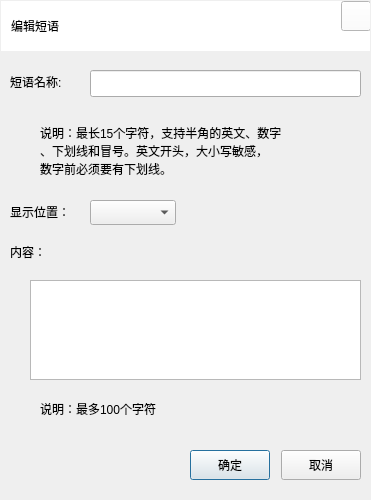
<?xml version="1.0" encoding="UTF-8"?>
<ui version="4.0">
 <class>AddPhrase</class>
 <widget class="QDialog" name="AddPhrase">
  <property name="geometry">
   <rect>
    <x>0</x>
    <y>0</y>
    <width>371</width>
    <height>500</height>
   </rect>
  </property>
  <property name="minimumSize">
   <size>
    <width>371</width>
    <height>500</height>
   </size>
  </property>
  <property name="maximumSize">
   <size>
    <width>371</width>
    <height>500</height>
   </size>
  </property>
  <property name="windowTitle">
   <string>新建短语库</string>
  </property>
  <widget class="QLabel" name="label_tip">
   <property name="geometry">
    <rect>
     <x>10</x>
     <y>70</y>
     <width>79</width>
     <height>23</height>
    </rect>
   </property>
   <property name="text">
    <string>短语名称:</string>
   </property>
  </widget>
  <widget class="QLineEdit" name="line_edit_phrase_name">
   <property name="geometry">
    <rect>
     <x>90</x>
     <y>70</y>
     <width>271</width>
     <height>27</height>
    </rect>
   </property>
  </widget>
  <widget class="QPushButton" name="push_button_ok">
   <property name="geometry">
    <rect>
     <x>190</x>
     <y>450</y>
     <width>80</width>
     <height>30</height>
    </rect>
   </property>
   <property name="text">
    <string>确定</string>
   </property>
  </widget>
  <widget class="QPushButton" name="push_button_cancel">
   <property name="geometry">
    <rect>
     <x>281</x>
     <y>450</y>
     <width>80</width>
     <height>30</height>
    </rect>
   </property>
   <property name="text">
    <string>取消</string>
   </property>
  </widget>
  <widget class="QWidget" name="widget" native="true">
   <property name="geometry">
    <rect>
     <x>1</x>
     <y>1</y>
     <width>369</width>
     <height>50</height>
    </rect>
   </property>
   <property name="styleSheet">
    <string notr="true">background-color: rgb(255, 255, 255);</string>
   </property>
   <widget class="QPushButton" name="close_push_button">
    <property name="geometry">
     <rect>
      <x>340</x>
      <y>0</y>
      <width>30</width>
      <height>30</height>
     </rect>
    </property>
    <property name="text">
     <string/>
    </property>
   </widget>
   <widget class="QLabel" name="title_label">
    <property name="geometry">
     <rect>
      <x>10</x>
      <y>10</y>
      <width>100</width>
      <height>30</height>
     </rect>
    </property>
    <property name="text">
     <string>编辑短语</string>
    </property>
   </widget>
  </widget>
  <widget class="QLabel" name="phrase_name_tip_label">
   <property name="geometry">
    <rect>
     <x>40</x>
     <y>120</y>
     <width>311</width>
     <height>61</height>
    </rect>
   </property>
   <property name="text">
    <string>说明：最长15个字符，支持半角的英文、数字
、下划线和冒号。英文开头，大小写敏感，
数字前必须要有下划线。</string>
   </property>
  </widget>
  <widget class="QLabel" name="display_position_label">
   <property name="geometry">
    <rect>
     <x>10</x>
     <y>200</y>
     <width>70</width>
     <height>23</height>
    </rect>
   </property>
   <property name="text">
    <string>显示位置：</string>
   </property>
  </widget>
  <widget class="QComboBox" name="display_position_comboBox">
   <property name="geometry">
    <rect>
     <x>90</x>
     <y>200</y>
     <width>86</width>
     <height>25</height>
    </rect>
   </property>
  </widget>
  <widget class="QLabel" name="content_label">
   <property name="geometry">
    <rect>
     <x>10</x>
     <y>240</y>
     <width>67</width>
     <height>23</height>
    </rect>
   </property>
   <property name="text">
    <string>内容：</string>
   </property>
  </widget>
  <widget class="CustomizeQTextEdit" name="textEdit">
   <property name="geometry">
    <rect>
     <x>30</x>
     <y>280</y>
     <width>331</width>
     <height>100</height>
    </rect>
   </property>
  </widget>
  <widget class="QLabel" name="label_tip_2">
   <property name="geometry">
    <rect>
     <x>40</x>
     <y>400</y>
     <width>200</width>
     <height>17</height>
    </rect>
   </property>
   <property name="text">
    <string>说明：最多100个字符</string>
   </property>
  </widget>
  <widget class="QLabel" name="line_label_1">
   <property name="geometry">
    <rect>
     <x>30</x>
     <y>120</y>
     <width>5</width>
     <height>61</height>
    </rect>
   </property>
   <property name="text">
    <string/>
   </property>
  </widget>
  <widget class="QLabel" name="line_label_2">
   <property name="geometry">
    <rect>
     <x>30</x>
     <y>393</y>
     <width>5</width>
     <height>30</height>
    </rect>
   </property>
   <property name="text">
    <string/>
   </property>
  </widget>
 </widget>
 <customwidgets>
  <customwidget>
   <class>CustomizeQTextEdit</class>
   <extends>QTextEdit</extends>
   <header location="global">customize_ui/customizeqtextedit.h</header>
  </customwidget>
 </customwidgets>
 <resources/>
 <connections/>
</ui>
